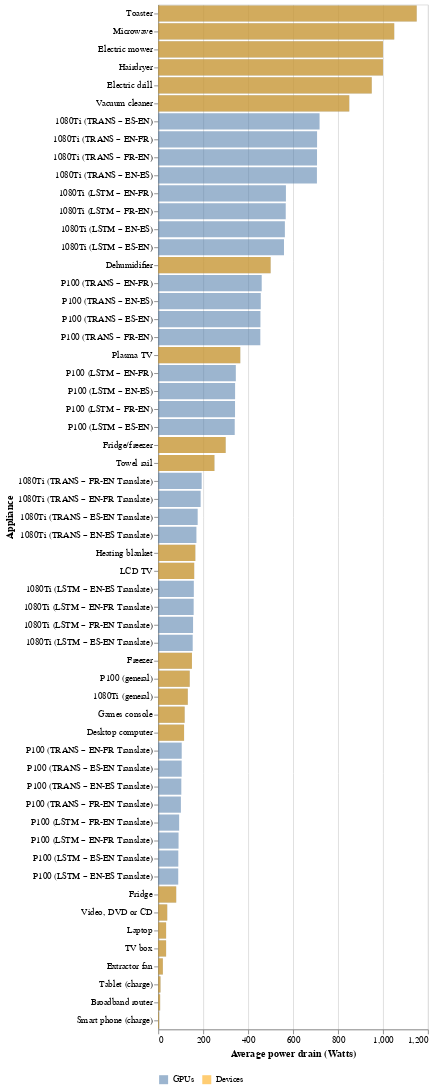

Notebook code for this chart:
### Code cell
bars_gpu = alt.Chart(data).mark_bar().encode(
    y=alt.Y('Appliance', sort=list(sorting_idx)),
    x=alt.X('avg', title='Average power draw (Watts)'),
    opacity = alt.Opacity('op', title='')
)

bars_other = alt.Chart(data_other).mark_bar(color="orange").encode(
    y=alt.Y('Appliance', sort=list(sorting_idx)),
    x=alt.X('avg'),
    opacity = alt.Opacity('op', title='')
)

(bars_gpu + bars_other).resolve_scale(opacity ='independent').configure_legend(orient='bottom').properties(width=300)

### Figure 1 — Vega-Lite specification as saved in the notebook (floating-point values rounded to 4 significant figures)
{"config": {"view": {"continuousWidth": 400, "continuousHeight": 300}, "legend": {"orient": "bottom"}}, "layer": [{"data": {"name": "data-7bbf090b14fa6efbb97eb3e03eb015b1"}, "mark": "bar", "encoding": {"opacity": {"type": "nominal", "field": "op", "title": ""}, "x": {"type": "quantitative", "field": "avg", "title": "Average power drain (Watts)"}, "y": {"type": "nominal", "field": "Appliance", "sort": ["Toaster ", "Microwave ", "Electric mower ", "Hairdryer ", "Electric drill ", "Vacuum cleaner ", "1080Ti (TRANS – ES-EN)", "1080Ti (TRANS – EN-FR)", "1080Ti (TRANS – FR-EN)", "1080Ti (TRANS – EN-ES)", "1080Ti (LSTM – EN-FR)", "1080Ti (LSTM – FR-EN)", "1080Ti (LSTM – EN-ES)", "1080Ti (LSTM – ES-EN)", "Dehumidifier ", "P100 (TRANS – EN-FR)", "P100 (TRANS – EN-ES)", "P100 (TRANS – ES-EN)", "P100 (TRANS – FR-EN)", "Plasma TV ", "P100 (LSTM – EN-FR)", "P100 (LSTM – EN-ES)", "P100 (LSTM – FR-EN)", "P100 (LSTM – ES-EN)", "Fridge/freezer ", "Towel rail ", "1080Ti (TRANS – FR-EN Translate)", "1080Ti (TRANS – EN-FR Translate)", "1080Ti (TRANS – ES-EN Translate)", "1080Ti (TRANS – EN-ES Translate)", "Heating blanket ", "LCD TV ", "1080Ti (LSTM – EN-ES Translate)", "1080Ti (LSTM – EN-FR Translate)", "1080Ti (LSTM – FR-EN Translate)", "1080Ti (LSTM – ES-EN Translate)", "Freezer ", "P100 (general)", "1080Ti (general)", "Games console ", "Desktop computer ", "P100 (TRANS – EN-FR Translate)", "P100 (TRANS – ES-EN Translate)", "P100 (TRANS – EN-ES Translate)", "P100 (TRANS – FR-EN Translate)", "P100 (LSTM – FR-EN Translate)", "P100 (LSTM – EN-FR Translate)", "P100 (LSTM – ES-EN Translate)", "P100 (LSTM – EN-ES Translate)", "Fridge ", "Video, DVD or CD ", "Laptop ", "TV box ", "Extractor fan ", "Tablet (charge) ", "Broadband router ", "Smart phone (charge) "]}}}, {"data": {"name": "data-c01375515487c84019ae7e0740b82a56"}, "mark": {"type": "bar", "color": "orange"}, "encoding": {"opacity": {"type": "nominal", "field": "op", "title": ""}, "x": {"type": "quantitative", "field": "avg"}, "y": {"type": "nominal", "field": "Appliance", "sort": ["Toaster ", "Microwave ", "Electric mower ", "Hairdryer ", "Electric drill ", "Vacuum cleaner ", "1080Ti (TRANS – ES-EN)", "1080Ti (TRANS – EN-FR)", "1080Ti (TRANS – FR-EN)", "1080Ti (TRANS – EN-ES)", "1080Ti (LSTM – EN-FR)", "1080Ti (LSTM – FR-EN)", "1080Ti (LSTM – EN-ES)", "1080Ti (LSTM – ES-EN)", "Dehumidifier ", "P100 (TRANS – EN-FR)", "P100 (TRANS – EN-ES)", "P100 (TRANS – ES-EN)", "P100 (TRANS – FR-EN)", "Plasma TV ", "P100 (LSTM – EN-FR)", "P100 (LSTM – EN-ES)", "P100 (LSTM – FR-EN)", "P100 (LSTM – ES-EN)", "Fridge/freezer ", "Towel rail ", "1080Ti (TRANS – FR-EN Translate)", "1080Ti (TRANS – EN-FR Translate)", "1080Ti (TRANS – ES-EN Translate)", "1080Ti (TRANS – EN-ES Translate)", "Heating blanket ", "LCD TV ", "1080Ti (LSTM – EN-ES Translate)", "1080Ti (LSTM – EN-FR Translate)", "1080Ti (LSTM – FR-EN Translate)", "1080Ti (LSTM – ES-EN Translate)", "Freezer ", "P100 (general)", "1080Ti (general)", "Games console ", "Desktop computer ", "P100 (TRANS – EN-FR Translate)", "P100 (TRANS – ES-EN Translate)", "P100 (TRANS – EN-ES Translate)", "P100 (TRANS – FR-EN Translate)", "P100 (LSTM – FR-EN Translate)", "P100 (LSTM – EN-FR Translate)", "P100 (LSTM – ES-EN Translate)", "P100 (LSTM – EN-ES Translate)", "Fridge ", "Video, DVD or CD ", "Laptop ", "TV box ", "Extractor fan ", "Tablet (charge) ", "Broadband router ", "Smart phone (charge) "]}}}], "resolve": {"scale": {"opacity": "independent"}}, "width": 300, "$schema": "https://vega.github.io/schema/vega-lite/v4.8.1.json", "datasets": {"data-7bbf090b14fa6efbb97eb3e03eb015b1": [{"Appliance": "Toaster ", "avg": 1150.0, "std": 0.0, "op": "GPUs"}, {"Appliance": "Microwave ", "avg": 1050.0, "std": 0.0, "op": "GPUs"}, {"Appliance": "Electric mower ", "avg": 1000.0, "std": 0.0, "op": "GPUs"}, {"Appliance": "Hairdryer ", "avg": 1000.0, "std": 0.0, "op": "GPUs"}, {"Appliance": "Electric drill ", "avg": 950.0, "std": 0.0, "op": "GPUs"}, {"Appliance": "Vacuum cleaner ", "avg": 850.0, "std": 0.0, "op": "GPUs"}, {"Appliance": "Dehumidifier ", "avg": 500.0, "std": 0.0, "op": "GPUs"}, {"Appliance": "Plasma TV ", "avg": 365.0, "std": 0.0, "op": "GPUs"}, {"Appliance": "Fridge/freezer ", "avg": 300.0, "std": 0.0, "op": "GPUs"}, {"Appliance": "Towel rail ", "avg": 250.0, "std": 0.0, "op": "GPUs"}, {"Appliance": "Heating blanket ", "avg": 165.0, "std": 0.0, "op": "GPUs"}, {"Appliance": "LCD TV ", "avg": 160.0, "std": 0.0, "op": "GPUs"}, {"Appliance": "Freezer ", "avg": 150.0, "std": 0.0, "op": "GPUs"}, {"Appliance": "P100 (general)", "avg": 140.0, "std": 0.0, "op": "GPUs"}, {"Appliance": "1080Ti (general)", "avg": 131.5, "std": 0.0, "op": "GPUs"}, {"Appliance": "Games console ", "avg": 117.5, "std": 0.0, "op": "GPUs"}, {"Appliance": "Desktop computer ", "avg": 115.0, "std": 0.0, "op": "GPUs"}, {"Appliance": "Fridge ", "avg": 80.0, "std": 0.0, "op": "GPUs"}, {"Appliance": "Video, DVD or CD ", "avg": 40.0, "std": 0.0, "op": "GPUs"}, {"Appliance": "TV box ", "avg": 35.0, "std": 0.0, "op": "GPUs"}, {"Appliance": "Laptop ", "avg": 35.0, "std": 0.0, "op": "GPUs"}, {"Appliance": "Extractor fan ", "avg": 20.5, "std": 0.0, "op": "GPUs"}, {"Appliance": "Tablet (charge) ", "avg": 10.0, "std": 0.0, "op": "GPUs"}, {"Appliance": "Broadband router ", "avg": 8.5, "std": 0.0, "op": "GPUs"}, {"Appliance": "Smart phone (charge) ", "avg": 3.75, "std": 0.0, "op": "GPUs"}, {"Appliance": "1080Ti (LSTM – EN-FR)", "avg": 568.2, "std": 66.29, "op": "GPUs"}, {"Appliance": "1080Ti (LSTM – EN-ES)", "avg": 563.5, "std": 65.9, "op": "GPUs"}, {"Appliance": "1080Ti (LSTM – FR-EN)", "avg": 567.4, "std": 66.25, "op": "GPUs"}, {"Appliance": "1080Ti (LSTM – ES-EN)", "avg": 559.6, "std": 65.22, "op": "GPUs"}, {"Appliance": "1080Ti (TRANS – EN-FR)", "avg": 706.8, "std": 57.84, "op": "GPUs"}, {"Appliance": "1080Ti (TRANS – EN-ES)", "avg": 706.2, "std": 58.02, "op": "GPUs"}, {"Appliance": "1080Ti (TRANS – FR-EN)", "avg": 706.5, "std": 57.88, "op": "GPUs"}, {"Appliance": "1080Ti (TRANS – ES-EN)", "avg": 717.9, "std": 56.45, "op": "GPUs"}, {"Appliance": "P100 (LSTM – EN-FR)", "avg": 345.3, "std": 60.26, "op": "GPUs"}, {"Appliance": "P100 (LSTM – EN-ES)", "avg": 342.0, "std": 60.33, "op": "GPUs"}, {"Appliance": "P100 (LSTM – FR-EN)", "avg": 341.7, "std": 59.71, "op": "GPUs"}, {"Appliance": "P100 (LSTM – ES-EN)", "avg": 340.4, "std": 59.63, "op": "GPUs"}, {"Appliance": "P100 (TRANS – EN-FR)", "avg": 460.4, "std": 36.83, "op": "GPUs"}, {"Appliance": "P100 (TRANS – EN-ES)", "avg": 456.2, "std": 36.97, "op": "GPUs"}, {"Appliance": "P100 (TRANS – FR-EN)", "avg": 454.3, "std": 38.75, "op": "GPUs"}, {"Appliance": "P100 (TRANS – ES-EN)", "avg": 454.8, "std": 38.04, "op": "GPUs"}, {"Appliance": "1080Ti (LSTM – EN-FR Translate)", "avg": 157.7, "std": 45.0, "op": "GPUs"}, {"Appliance": "1080Ti (LSTM – EN-ES Translate)", "avg": 158.4, "std": 44.87, "op": "GPUs"}, {"Appliance": "1080Ti (LSTM – FR-EN Translate)", "avg": 155.0, "std": 43.11, "op": "GPUs"}, {"Appliance": "1080Ti (LSTM – ES-EN Translate)", "avg": 153.4, "std": 45.05, "op": "GPUs"}, {"Appliance": "1080Ti (TRANS – EN-FR Translate)", "avg": 188.7, "std": 45.59, "op": "GPUs"}, {"Appliance": "1080Ti (TRANS – EN-ES Translate)", "avg": 170.0, "std": 42.5, "op": "GPUs"}, {"Appliance": "1080Ti (TRANS – FR-EN Translate)", "avg": 193.3, "std": 43.19, "op": "GPUs"}, {"Appliance": "1080Ti (TRANS – ES-EN Translate)", "avg": 175.6, "std": 44.76, "op": "GPUs"}, {"Appliance": "P100 (LSTM – EN-FR Translate)", "avg": 90.5, "std": 25.96, "op": "GPUs"}, {"Appliance": "P100 (LSTM – EN-ES Translate)", "avg": 89.06, "std": 25.8, "op": "GPUs"}, {"Appliance": "P100 (LSTM – FR-EN Translate)", "avg": 93.14, "std": 26.57, "op": "GPUs"}, {"Appliance": "P100 (LSTM – ES-EN Translate)", "avg": 89.35, "std": 25.88, "op": "GPUs"}, {"Appliance": "P100 (TRANS – EN-FR Translate)", "avg": 104.5, "std": 28.3, "op": "GPUs"}, {"Appliance": "P100 (TRANS – EN-ES Translate)", "avg": 102.7, "std": 28.83, "op": "GPUs"}, {"Appliance": "P100 (TRANS – FR-EN Translate)", "avg": 100.9, "std": 31.84, "op": "GPUs"}, {"Appliance": "P100 (TRANS – ES-EN Translate)", "avg": 104.3, "std": 29.4, "op": "GPUs"}], "data-c01375515487c84019ae7e0740b82a56": [{"Appliance": "Toaster ", "Min": 800.0, "Max": 1500.0, "avg": 1150.0, "std": 0.0, "op": "Devices"}, {"Appliance": "Microwave ", "Min": 600.0, "Max": 1500.0, "avg": 1050.0, "std": 0.0, "op": "Devices"}, {"Appliance": "Electric mower ", "Min": 500.0, "Max": 1500.0, "avg": 1000.0, "std": 0.0, "op": "Devices"}, {"Appliance": "Hairdryer ", "Min": 1000.0, "Max": 1000.0, "avg": 1000.0, "std": 0.0, "op": "Devices"}, {"Appliance": "Electric drill ", "Min": 900.0, "Max": 1000.0, "avg": 950.0, "std": 0.0, "op": "Devices"}, {"Appliance": "Vacuum cleaner ", "Min": 500.0, "Max": 1200.0, "avg": 850.0, "std": 0.0, "op": "Devices"}, {"Appliance": "Dehumidifier ", "Min": 300.0, "Max": 700.0, "avg": 500.0, "std": 0.0, "op": "Devices"}, {"Appliance": "Plasma TV ", "Min": 280.0, "Max": 450.0, "avg": 365.0, "std": 0.0, "op": "Devices"}, {"Appliance": "Fridge/freezer ", "Min": 200.0, "Max": 400.0, "avg": 300.0, "std": 0.0, "op": "Devices"}, {"Appliance": "Towel rail ", "Min": 250.0, "Max": 250.0, "avg": 250.0, "std": 0.0, "op": "Devices"}, {"Appliance": "Heating blanket ", "Min": 130.0, "Max": 200.0, "avg": 165.0, "std": 0.0, "op": "Devices"}, {"Appliance": "LCD TV ", "Min": 120.0, "Max": 200.0, "avg": 160.0, "std": 0.0, "op": "Devices"}, {"Appliance": "Freezer ", "Min": 150.0, "Max": 150.0, "avg": 150.0, "std": 0.0, "op": "Devices"}, {"Appliance": "P100 (general)", "Min": 30.0, "Max": 250.0, "avg": 140.0, "std": 0.0, "op": "Devices"}, {"Appliance": "1080Ti (general)", "Min": 13.0, "Max": 250.0, "avg": 131.5, "std": 0.0, "op": "Devices"}, {"Appliance": "Games console ", "Min": 45.0, "Max": 190.0, "avg": 117.5, "std": 0.0, "op": "Devices"}, {"Appliance": "Desktop computer ", "Min": 80.0, "Max": 150.0, "avg": 115.0, "std": 0.0, "op": "Devices"}, {"Appliance": "Fridge ", "Min": 40.0, "Max": 120.0, "avg": 80.0, "std": 0.0, "op": "Devices"}, {"Appliance": "Video, DVD or CD ", "Min": 20.0, "Max": 60.0, "avg": 40.0, "std": 0.0, "op": "Devices"}, {"Appliance": "TV box ", "Min": 30.0, "Max": 40.0, "avg": 35.0, "std": 0.0, "op": "Devices"}, {"Appliance": "Laptop ", "Min": 20.0, "Max": 50.0, "avg": 35.0, "std": 0.0, "op": "Devices"}, {"Appliance": "Extractor fan ", "Min": 5.0, "Max": 36.0, "avg": 20.5, "std": 0.0, "op": "Devices"}, {"Appliance": "Tablet (charge) ", "Min": 10.0, "Max": 10.0, "avg": 10.0, "std": 0.0, "op": "Devices"}, {"Appliance": "Broadband router ", "Min": 7.0, "Max": 10.0, "avg": 8.5, "std": 0.0, "op": "Devices"}, {"Appliance": "Smart phone (charge) ", "Min": 2.5, "Max": 5.0, "avg": 3.75, "std": 0.0, "op": "Devices"}, {"Appliance": "1080Ti (LSTM – EN-FR)", "Min": null, "Max": null, "avg": 0.0, "std": null, "op": "Devices"}, {"Appliance": "1080Ti (LSTM – EN-ES)", "Min": null, "Max": null, "avg": 0.0, "std": null, "op": "Devices"}, {"Appliance": "1080Ti (LSTM – FR-EN)", "Min": null, "Max": null, "avg": 0.0, "std": null, "op": "Devices"}, {"Appliance": "1080Ti (LSTM – ES-EN)", "Min": null, "Max": null, "avg": 0.0, "std": null, "op": "Devices"}, {"Appliance": "1080Ti (TRANS – EN-FR)", "Min": null, "Max": null, "avg": 0.0, "std": null, "op": "Devices"}, {"Appliance": "1080Ti (TRANS – EN-ES)", "Min": null, "Max": null, "avg": 0.0, "std": null, "op": "Devices"}, {"Appliance": "1080Ti (TRANS – FR-EN)", "Min": null, "Max": null, "avg": 0.0, "std": null, "op": "Devices"}, {"Appliance": "1080Ti (TRANS – ES-EN)", "Min": null, "Max": null, "avg": 0.0, "std": null, "op": "Devices"}, {"Appliance": "P100 (LSTM – EN-FR)", "Min": null, "Max": null, "avg": 0.0, "std": null, "op": "Devices"}, {"Appliance": "P100 (LSTM – EN-ES)", "Min": null, "Max": null, "avg": 0.0, "std": null, "op": "Devices"}, {"Appliance": "P100 (LSTM – FR-EN)", "Min": null, "Max": null, "avg": 0.0, "std": null, "op": "Devices"}, {"Appliance": "P100 (LSTM – ES-EN)", "Min": null, "Max": null, "avg": 0.0, "std": null, "op": "Devices"}, {"Appliance": "P100 (TRANS – EN-FR)", "Min": null, "Max": null, "avg": 0.0, "std": null, "op": "Devices"}, {"Appliance": "P100 (TRANS – EN-ES)", "Min": null, "Max": null, "avg": 0.0, "std": null, "op": "Devices"}, {"Appliance": "P100 (TRANS – FR-EN)", "Min": null, "Max": null, "avg": 0.0, "std": null, "op": "Devices"}, {"Appliance": "P100 (TRANS – ES-EN)", "Min": null, "Max": null, "avg": 0.0, "std": null, "op": "Devices"}, {"Appliance": "1080Ti (LSTM – EN-FR Translate)", "Min": null, "Max": null, "avg": 0.0, "std": null, "op": "Devices"}, {"Appliance": "1080Ti (LSTM – EN-ES Translate)", "Min": null, "Max": null, "avg": 0.0, "std": null, "op": "Devices"}, {"Appliance": "1080Ti (LSTM – FR-EN Translate)", "Min": null, "Max": null, "avg": 0.0, "std": null, "op": "Devices"}, {"Appliance": "1080Ti (LSTM – ES-EN Translate)", "Min": null, "Max": null, "avg": 0.0, "std": null, "op": "Devices"}, {"Appliance": "1080Ti (TRANS – EN-FR Translate)", "Min": null, "Max": null, "avg": 0.0, "std": null, "op": "Devices"}, {"Appliance": "1080Ti (TRANS – EN-ES Translate)", "Min": null, "Max": null, "avg": 0.0, "std": null, "op": "Devices"}, {"Appliance": "1080Ti (TRANS – FR-EN Translate)", "Min": null, "Max": null, "avg": 0.0, "std": null, "op": "Devices"}, {"Appliance": "1080Ti (TRANS – ES-EN Translate)", "Min": null, "Max": null, "avg": 0.0, "std": null, "op": "Devices"}, {"Appliance": "P100 (LSTM – EN-FR Translate)", "Min": null, "Max": null, "avg": 0.0, "std": null, "op": "Devices"}, {"Appliance": "P100 (LSTM – EN-ES Translate)", "Min": null, "Max": null, "avg": 0.0, "std": null, "op": "Devices"}, {"Appliance": "P100 (LSTM – FR-EN Translate)", "Min": null, "Max": null, "avg": 0.0, "std": null, "op": "Devices"}, {"Appliance": "P100 (LSTM – ES-EN Translate)", "Min": null, "Max": null, "avg": 0.0, "std": null, "op": "Devices"}, {"Appliance": "P100 (TRANS – EN-FR Translate)", "Min": null, "Max": null, "avg": 0.0, "std": null, "op": "Devices"}, {"Appliance": "P100 (TRANS – EN-ES Translate)", "Min": null, "Max": null, "avg": 0.0, "std": null, "op": "Devices"}, {"Appliance": "P100 (TRANS – FR-EN Translate)", "Min": null, "Max": null, "avg": 0.0, "std": null, "op": "Devices"}, {"Appliance": "P100 (TRANS – ES-EN Translate)", "Min": null, "Max": null, "avg": 0.0, "std": null, "op": "Devices"}]}}
